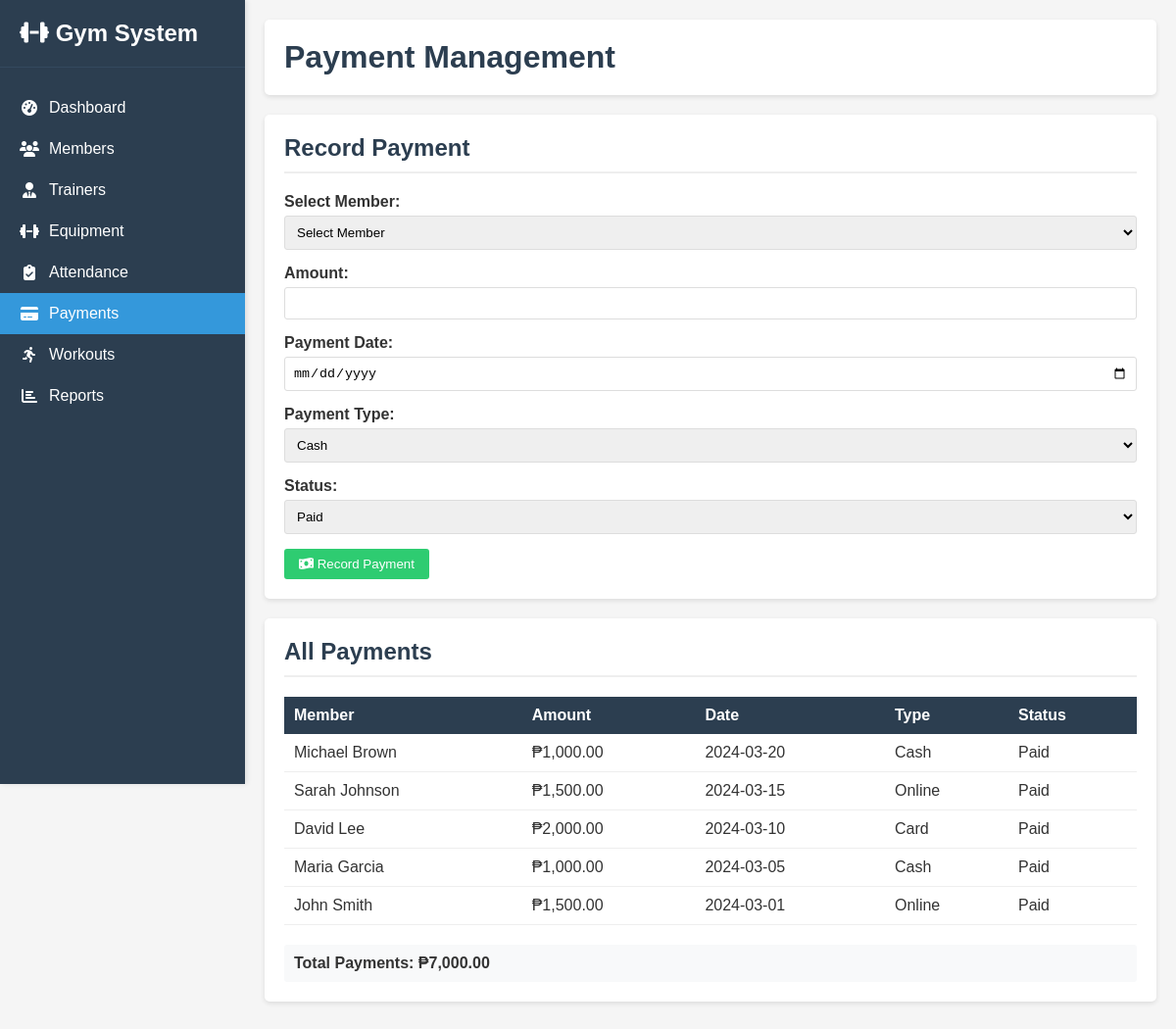
The page /payments.php on the database its author committed.
### tables this page shows
CREATE TABLE payments (
    id INT PRIMARY KEY AUTO_INCREMENT,
    member_id INT,
    amount DECIMAL(10,2) NOT NULL,
    payment_date DATE NOT NULL,
    payment_type ENUM('Cash', 'Card', 'Online') DEFAULT 'Cash',
    status ENUM('Paid', 'Pending') DEFAULT 'Paid',
    created_at TIMESTAMP DEFAULT CURRENT_TIMESTAMP,
    FOREIGN KEY (member_id) REFERENCES members(id)
);

CREATE TABLE members (
    id INT PRIMARY KEY AUTO_INCREMENT,
    member_id VARCHAR(20) UNIQUE NOT NULL,
    name VARCHAR(100) NOT NULL,
    email VARCHAR(100),
    phone VARCHAR(15),
    join_date DATE NOT NULL,
    plan_type ENUM('Basic', 'Premium', 'VIP') DEFAULT 'Basic',
    status ENUM('Active', 'Inactive') DEFAULT 'Active',
    created_at TIMESTAMP DEFAULT CURRENT_TIMESTAMP
);

### payments.php (the view, shortened to what this page needs)
<?php
include 'config.php';
?>
<!DOCTYPE html>
<html lang="en">
<head>
    <link rel="stylesheet" href="style.css">
    <link rel="stylesheet" href="https://cdnjs.cloudflare.com/ajax/libs/font-awesome/6.4.0/css/all.min.css">
</head>
<body>
    <div class="sidebar">
        <div class="logo">
            <i class="fas fa-dumbbell"></i>
            <span>Gym System</span>
        </div>
        <ul class="sidebar-nav">
            <li><a href="index.php">
                <i class="fas fa-tachometer-alt"></i>
                <span>Dashboard</span>
            </a></li>
            <li><a href="members.php">
                <i class="fas fa-users"></i>
                <span>Members</span>
            </a></li>
            <li><a href="trainers.php">
                <i class="fas fa-user-tie"></i>
                <span>Trainers</span>
            </a></li>
            <li><a href="equipment.php">
                <i class="fas fa-dumbbell"></i>
                <span>Equipment</span>
            </a></li>
            <li><a href="attendance.php">
                <i class="fas fa-clipboard-check"></i>
                <span>Attendance</span>
            </a></li>
            <li><a href="payments.php" class="active">
                <i class="fas fa-credit-card"></i>
                <span>Payments</span>
            </a></li>
            <li><a href="workouts.php">
                <i class="fas fa-running"></i>
                <span>Workouts</span>
            </a></li>
            <li><a href="reports.php">
                <i class="fas fa-chart-bar"></i>
                <span>Reports</span>
            </a></li>
        </ul>
    </div>
    <div class="main-content">
        <div class="content-header">
            <h1>Payment Management</h1>
        </div>
        <div class="content-box">
            <h2>Record Payment</h2>
            <form method="POST" action="">
                <div class="form-group">
                    <label>Select Member:</label>
                    <select name="member_id" class="form-control" required>
                        <option value="">Select Member</option>
                    </select>
                </div>
                <div class="form-group">
                    <label>Amount:</label>
                    <input type="number" name="amount" class="form-control" step="0.01" required>
                </div>
                <div class="form-group">
                    <label>Payment Date:</label>
                    <input type="date" name="payment_date" class="form-control" required>
                </div>
                <div class="form-group">
                    <label>Payment Type:</label>
                    <select name="payment_type" class="form-control" required>
                        <option value="Cash">Cash</option>
                    </select>
                </div>
                <div class="form-group">
                    <label>Status:</label>
                    <select name="status" class="form-control" required>
                        <option value="Paid">Paid</option>
                    </select>
                </div>
                <button type="submit" name="add_payment" class="btn btn-success">
                    <i class="fas fa-money-bill-wave"></i> Record Payment
                </button>
            </form>
        </div>
        <div class="content-box">
            <h2>All Payments</h2>
            <table class="table">
                <thead>
                    <tr>
                        <th>Member</th>
                        <th>Amount</th>
                        <th>Date</th>
                        <th>Type</th>
                        <th>Status</th>
                    </tr>
                </thead>
                <tbody>
                    <?php
                    $sql = "SELECT p.*, m.name
                            FROM payments p
                            JOIN members m ON p.member_id = m.id
                            ORDER BY p.payment_date DESC";
                    $result = mysqli_query($conn, $sql);
                    $total = 0;
                    if(mysqli_num_rows($result) > 0) {
                        while($row = mysqli_fetch_assoc($result)) {
                            $total += $row['amount'];
                            echo "<tr>";
                            echo "<td>" . $row['name'] . "</td>";
                            echo "<td>₱" . number_format($row['amount'], 2) . "</td>";
                            echo "<td>" . $row['payment_date'] . "</td>";
                            echo "<td>" . $row['payment_type'] . "</td>";
                            echo "<td>" . $row['status'] . "</td>";
                            echo "</tr>";
                        }
                    } else {
                        echo "<tr><td colspan='5'>No payments found</td></tr>";
                    }
                    ?>
                </tbody>
            </table>
            <div style="margin-top: 20px; padding: 10px; background-color: #f8f9fa; border-radius: 3px;">
                <strong>Total Payments: ₱<?php echo number_format($total, 2); ?></strong>
            </div>
        </div>
    </div>
</body>
</html>

### style.css (style rules this page uses)
* { margin: 0; padding: 0; box-sizing: border-box; }
body { font-family: Arial, sans-serif; background-color: #f5f5f5; color: #333; display: flex; min-height: 100vh; }
.sidebar { width: 250px; background-color: #2c3e50; color: white; padding: 20px 0; position: fixed; height: 100vh; overflow-y: auto; box-shadow: 2px 0 5px rgba(0,0,0,0.1); }
.sidebar .logo { padding: 0 20px 20px; font-size: 24px; font-weight: bold; border-bottom: 1px solid #34495e; margin-bottom: 20px; }
.sidebar-nav { list-style: none; }
.sidebar-nav a { display: flex; align-items: center; color: white; text-decoration: none; padding: 12px 20px; transition: all 0.3s; }
.sidebar-nav a.active { background-color: #3498db; }
.sidebar-nav i { margin-right: 10px; width: 20px; text-align: center; }
.main-content { flex: 1; margin-left: 250px; padding: 20px; }
.content-header { background-color: white; padding: 20px; border-radius: 5px; box-shadow: 0 2px 5px rgba(0,0,0,0.1); margin-bottom: 20px; }
.content-header h1 { color: #2c3e50; }
.content-box { background-color: white; padding: 20px; border-radius: 5px; box-shadow: 0 2px 5px rgba(0,0,0,0.1); margin-bottom: 20px; }
.content-box h2 { color: #2c3e50; margin-bottom: 20px; padding-bottom: 10px; border-bottom: 2px solid #eee; }
.form-group { margin-bottom: 15px; }
.form-group label { display: block; margin-bottom: 5px; font-weight: bold; }
.form-control { width: 100%; padding: 8px; border: 1px solid #ddd; border-radius: 3px; }
.btn { padding: 8px 15px; border: none; border-radius: 3px; cursor: pointer; text-decoration: none; display: inline-block; }
.btn-success { background-color: #2ecc71; color: white; }
.table { width: 100%; border-collapse: collapse; margin-top: 10px; }
.table th { background-color: #2c3e50; color: white; padding: 10px; text-align: left; }
.table td { padding: 10px; border-bottom: 1px solid #eee; }

### rows shown on the page
payments: member.name "Michael Brown", amount "1,000.00", payment_date "2024-03-20", payment_type "Cash", status "Paid"
payments: member.name "Sarah Johnson", amount "1,500.00", payment_date "2024-03-15", payment_type "Online", status "Paid"
payments: member.name "David Lee", amount "2,000.00", payment_date "2024-03-10", payment_type "Card", status "Paid"
payments: member.name "Maria Garcia", amount "1,000.00", payment_date "2024-03-05", payment_type "Cash", status "Paid"
payments: member.name "John Smith", amount "1,500.00", payment_date "2024-03-01", payment_type "Online", status "Paid"

### other values the page prints
$total "7,000.00"
